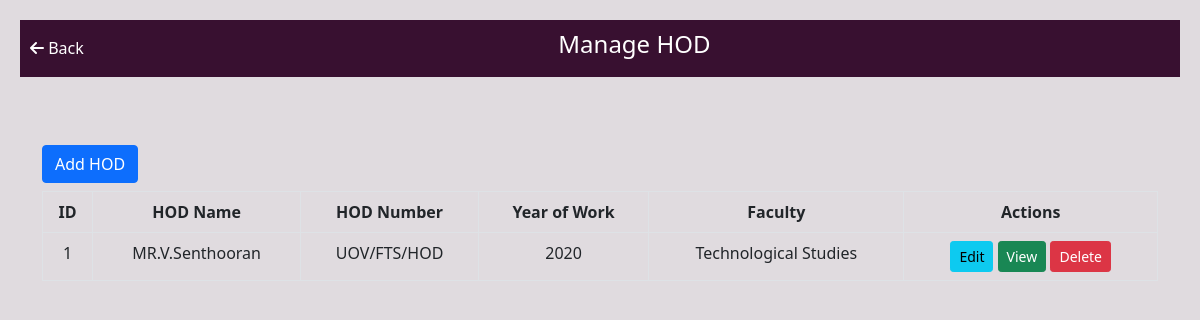
Screenshot of /pages/manage_HOD.php with the database file from the repository.
### tables this page shows
CREATE TABLE `hod` (
  `id` int(11) NOT NULL,
  `Year` varchar(255) DEFAULT NULL,
  `HODNum` varchar(255) NOT NULL,
  `HODName` varchar(255) DEFAULT NULL,
  `Faculty` enum('Technological Studies','Applied Science','Bussiness Studies') DEFAULT NULL,
  `Email` varchar(255) DEFAULT NULL,
  `contactno` int(10) DEFAULT NULL,
  `Password` varchar(255) DEFAULT 'abcd'
);

### pages/manage_HOD.php (the view, shortened to what this page needs)
<?php
include "../db_conn.php";
?>
<!DOCTYPE html>
<html>
<head>
    <link rel="stylesheet" href="https://cdnjs.cloudflare.com/ajax/libs/font-awesome/6.0.0-beta3/css/all.min.css">
    <link href="https://cdn.jsdelivr.net/npm/bootstrap@5.0.0-beta1/dist/css/bootstrap.min.css" rel="stylesheet">
</head>
<body>
    <div class="navbar">
        <div>
            <a href="javascript:history.back()"><i class="fas fa-arrow-left"></i> Back</a>
        </div>
        <h4 class="center-heading">Manage HOD</h4>
    </div>
    <div class="container">
    <br><br>
        <a href="add_hod.php" class="btn btn-primary mb-2">Add HOD</a>
        <table class="table table-bordered hod-list">
            <thead>
                <tr>
                    <th>ID</th>
                    <th>HOD Name</th>
                    <th>HOD Number</th>
                    <th>Year of Work</th>
                    <th>Faculty</th>
                    <th>Actions</th>
                </tr>
            </thead>
            <tbody>
                <?php
                $query = "SELECT * FROM hod";
                $result = mysqli_query($conn, $query);
                while ($row = mysqli_fetch_assoc($result)) {
                    $hodId = $row['id'];
                    $hodName = $row['HODName'];
                    $hodNumber = $row['HODNum'];
                    $yearOfWork = $row['Year'];
                    $faculty = $row['Faculty'];
                ?>
                    <tr>
                        <td><?php echo $hodId; ?></td>
                        <td><?php echo $hodName; ?></td>
                        <td><?php echo $hodNumber; ?></td>
                        <td><?php echo $yearOfWork; ?></td>
                        <td><?php echo $faculty; ?></td>
                        <td>
                            <a href="edit_hod.php?id=<?php echo $hodId; ?>" class="btn btn-info btn-sm">Edit</a>
                            <a href="view_hod.php?id=<?php echo $hodId; ?>" class="btn btn-success btn-sm">View</a>
                            <a href="deleteHOD.php?id=<?php echo $hodId; ?>" class="btn btn-danger btn-sm" onclick="return confirm('Are you sure you want to delete this HOD?')">Delete</a>
                        </td>
                    </tr>
                <?php
                }
                ?>
            </tbody>
        </table>
    </div>
</body>
</html>

### pages/manage_HOD.php (style rules this page uses)
body { padding: 20px; background-color: #e0dbdf; }
.navbar { background-color: #381030; color: white; padding: 10px; display: flex; justify-content: space-between; align-items: center; margin-bottom: 20px; }
.navbar a { color: white; text-decoration: none; margin-right: 15px; }
.hod-list th, .hod-list td { text-align: center; }
.center-heading { text-align: center; flex-grow: 1; }

### rows the page displays
hod: id "1", HODName "MR.V.Senthooran", HODNum "UOV/FTS/HOD", Year "2020", Faculty "Technological Studies"
